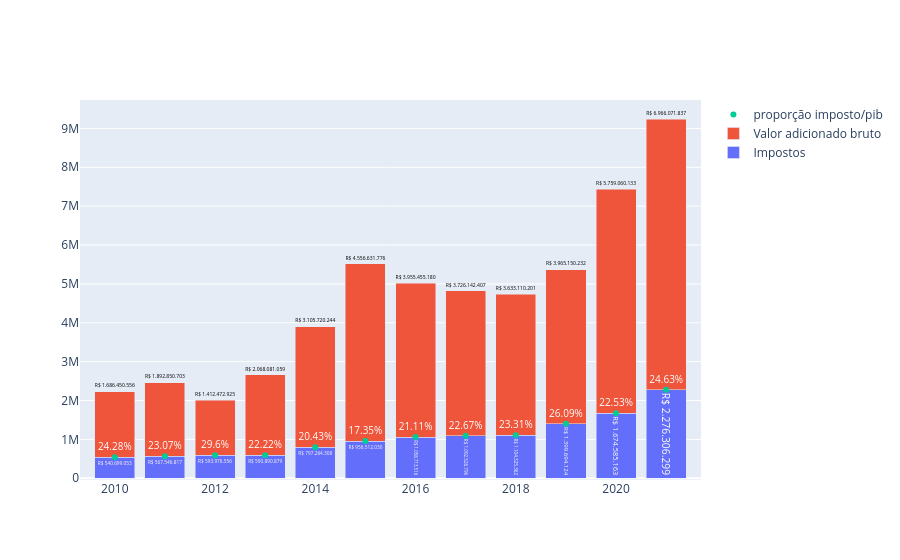

This figure's notebook cell:
### Code cell
import plotly.graph_objects as go
from utils import formatar_moeda_br

df['Impostos_text'] = df['Impostos'] * 1000
df['Impostos_text'] = df['Impostos_text'].round(2)
df["Impostos_text"] = df["Impostos_text"].apply(
    lambda x: f"R$ {x:,.0f}".replace(",", "X").replace(".", ",").replace("X", ".")
)

df['vab_bruto_text'] = df['vab_bruto'] * 1000
df['vab_bruto_text'] = df['vab_bruto_text'].round(2)
df["vab_bruto_text"] = df["vab_bruto_text"].apply(
    lambda x: f"R$ {x:,.0f}".replace(",", "X").replace(".", ",").replace("X", ".")
)


df['Impostos_p'] = (df['Impostos'] / df['PIB'] * 100).round(2).astype(str) + '%'



fig = go.Figure(data=[
    go.Bar(x=df['ano'],y=df['Impostos'],name='Impostos',text=df['Impostos_text']),
    go.Bar(x=df['ano'], y=df['vab_bruto'],name='Valor adicionado bruto', text=df['vab_bruto_text'],textposition="outside",textfont=dict(color="black",size=25)),
    go.Scatter(x=df['ano'], y=df['Impostos'], mode='markers+text',text=df['Impostos_p'], textposition="top center",name="proporção imposto/pib",textfont=dict(color="white",size=10))
])

fig.update_layout(barmode='stack')
fig.show()

### Figure 1 — Plotly figure (JSON) as saved in the notebook; plotly's stock layout.template omitted (floating-point values rounded to 4 significant figures)
{"data": [{"name": "Impostos", "text": ["R$ 540.699.053", "R$ 567.546.817", "R$ 593.976.556", "R$ 590.890.879", "R$ 797.264.308", "R$ 956.512.030", "R$ 1.058.713.516", "R$ 1.092.526.796", "R$ 1.104.325.362", "R$ 1.399.694.124", "R$ 1.674.585.163", "R$ 2.276.306.299"], "type": "bar", "x": [2010, 2011, 2012, 2013, 2014, 2015, 2016, 2017, 2018, 2019, 2020, 2021], "y": [540700.0, 567500.0, 594000.0, 590900.0, 797300.0, 956500.0, 1059000.0, 1093000.0, 1104000.0, 1400000.0, 1675000.0, 2276000.0]}, {"name": "Valor adicionado bruto", "text": ["R$ 1.686.450.556", "R$ 1.892.850.703", "R$ 1.412.472.925", "R$ 2.068.081.059", "R$ 3.105.720.244", "R$ 4.556.631.776", "R$ 3.955.455.180", "R$ 3.726.142.407", "R$ 3.633.110.201", "R$ 3.965.150.232", "R$ 5.759.060.133", "R$ 6.966.071.837"], "textfont": {"color": "black", "size": 25}, "textposition": "outside", "type": "bar", "x": [2010, 2011, 2012, 2013, 2014, 2015, 2016, 2017, 2018, 2019, 2020, 2021], "y": [1686000.0, 1893000.0, 1412000.0, 2068000.0, 3106000.0, 4557000.0, 3955000.0, 3726000.0, 3633000.0, 3965000.0, 5759000.0, 6966000.0]}, {"mode": "markers+text", "name": "proporção imposto/pib", "text": ["24.28%", "23.07%", "29.6%", "22.22%", "20.43%", "17.35%", "21.11%", "22.67%", "23.31%", "26.09%", "22.53%", "24.63%"], "textfont": {"color": "white", "size": 10}, "textposition": "top center", "type": "scatter", "x": [2010, 2011, 2012, 2013, 2014, 2015, 2016, 2017, 2018, 2019, 2020, 2021], "y": [540700.0, 567500.0, 594000.0, 590900.0, 797300.0, 956500.0, 1059000.0, 1093000.0, 1104000.0, 1400000.0, 1675000.0, 2276000.0]}], "layout": {"barmode": "stack"}}
